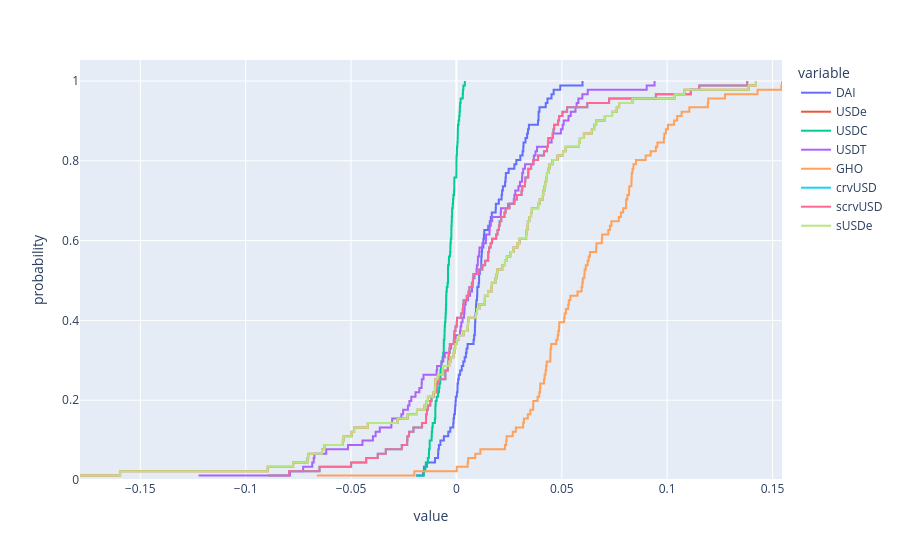

Notebook cell for this chart:
### Code cell
px.ecdf(percent_difference_between_safe_and_spot)
